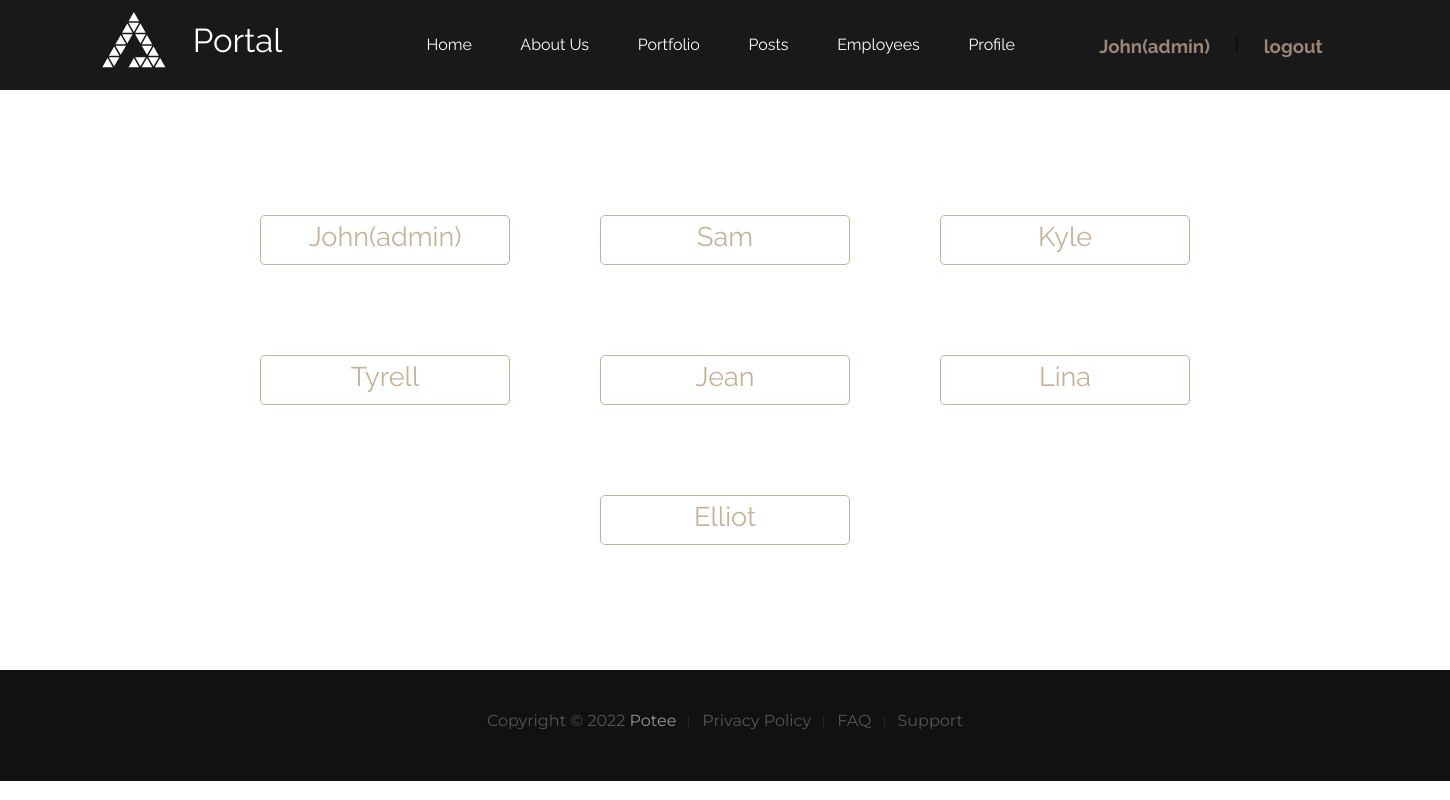
Page /portal/employees/index.php (signed in) on the committed database.
### tables this page shows
CREATE TABLE `users_info` (
  `id` int UNSIGNED NOT NULL,
  `login` varchar(100) NOT NULL,
  `password` varchar(32) NOT NULL,
  `card` varchar(40)
);

### src/portal/employees/index.php (the view, shortened to what this page needs)
<?php
	include '../non-account-redirect.php';
?>
<!DOCTYPE html>
<html>
<head>
	<link rel="stylesheet" type="text/css" href="../../css/main2.css">
</head>
<body>
	<?php
		include('../header.php');
	?>
	<div class="workers-list">
		<?php
			$result = mysqli_query($mysql, "SELECT * FROM `users_info`");
			$users = mysqli_fetch_assoc($result);
			echo("<div class='workers-list-body'><a href='employee-profile.php?id=".$users['id']."'>".$users['login']."</a></div>");
			while($row = mysqli_fetch_assoc($result)){
		    	echo("<div class='workers-list-body'><a href='employee-profile.php?id=".$row['id']."'>".$row['login']."</a></div>");
			}
		?>
	</div>
	<?php
		include('../footer.php');
	?>
</body>
</html>

### src/portal/header.php (shortened to what this page needs)
<header class="headerOther">
			<div>
				<a href="/portal" class="logo logoOther">
			    <span class="logo-txt">Portal</span>
  				</a>
		  	</div>
		  	<nav>
		  		<ul class="menuOther">
		  			<li class="menu-link"> <a href="/portal/">Home </a></li>
		  			<li class="menu-link"> <a href="/portal/about/">About Us </a></li>
		  			<li class="menu-link"> <a href="/portal/portfolio">Portfolio </a></li>
		  			<li class="menu-link"> <a href="/portal/posts/">Posts </a></li>
		  			<li class="menu-link"> <a href="/portal/employees/">Employees </a></li>
		  			<li class="menu-link"> <a href="/portal/profile?id=<?php echo($_SESSION['account'])?>">Profile </a></li>
		  		</ul>
		  	</nav>
		  	<div class="account-other">
		  		<?php
		  			$id = $_SESSION['account'];
		  			$result = mysqli_query($mysql, "SELECT * FROM `users_info` WHERE `id` = '$id'");
					$user = mysqli_fetch_assoc($result);
					echo("<a href='/portal/profile?id=".$_SESSION['account']."'> <h3>".$user['login']."</h3></a> | <a class='logout' href='/portal/deauth.php'><h3>logout</h3></a>");
				?>
		  	</div>
		</header>

### src/css/main2.css (style rules this page uses)
* { margin: 0; padding: 0; box-sizing: border-box; }
html { overflow-x: hidden; }
body { margin: 0 auto; width: 100%; font-family: arial; }
header { display: flex; justify-content: center; }
.logo { display: flex; justify-content: space-between; align-items: center; width: 180px; text-decoration: none; color: #fff; margin: 40px 0 0 0; }
.logo-icon { fill: #fff; }
.logo-txt { font-family: raleway, arial, sans-serif; font-size: 33px; }
.menu-link { list-style-type: none; }
.menu-link a { text-decoration: none; color: #ffffff; }
.headerOther { background-color: #191919; width: 100%; }
.logoOther { padding: 0 0 50px 0; height: 50px; }
.menuOther { display: flex; flex-wrap: wrap; justify-content: space-around; padding: 0; width: 637px; margin: 35px 0 0 120px; font-family: 'Raleway', sans-serif; }
.account-other { margin: 35px 0 0 60px; font-family: 'Raleway', sans-serif; display: flex; justify-content: space-around; }
.account-other a { list-style-type: none; text-decoration: none; color: #998675; margin: 0 25px 0 0; }
.logout { font-family: 'Raleway', sans-serif; padding: 0 0 0 25px; }
.workers-list { display: flex; justify-content: center; flex-wrap: wrap; padding: 80px; }
.workers-list-body { padding: 5px; height: 50px; width: 250px; border: 1px solid #c7b299; border-radius: 5px; text-align: center; font-family: 'Raleway', sans-serif; font-size: 27px; margin: 45px; }
.workers-list-body a { list-style-type: none; text-decoration: none; color: #c7b299; }

### rows in the picture
users_info: login "John(admin)"
users_info: login "Sam"
users_info: login "Kyle"
users_info: login "Tyrell"
users_info: login "Jean"
users_info: login "Lina"
users_info: login "Elliot"
